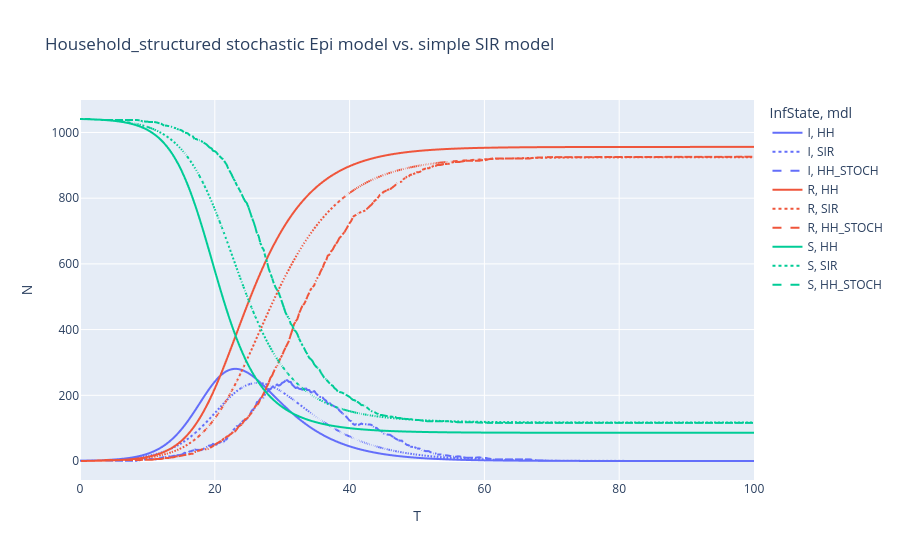

Notebook source saved alongside this figure:
### Markdown cell above
Now look at the results of this run, including the epidemic curve compared to the non-stochastic version and the distribution of attack rate.

### Code cell
hh_res_stoch = hh_mdl_vec._covnert_list_of_arrays_to_df(hh_mdl_vec._full_epi_list)
hh_res_stoch = hh_res_stoch.groupby(["InfState","T"]).sum().reset_index()
hh_res_stoch["mdl"] = "HH_STOCH"

all_res = pd.concat([all_res, hh_res_stoch])

epi_fig_stoch = px.line(all_res, x="T", y="N", color="InfState",line_dash="mdl", title="Household_structured stochastic Epi model vs. simple SIR model")
epi_fig_stoch.show()

### Figure 1 — Plotly figure (JSON) as saved in the notebook; plotly's stock layout.template omitted (floating-point values rounded to 4 significant figures; data arrays with more than 128 entries replaced by an {"elided": "..."} marker saying what was removed)
{"data": [{"hovertemplate": "InfState=I<br>mdl=HH<br>T=%{x}<br>N=%{y}<extra></extra>", "legendgroup": "I, HH", "line": {"color": "#636efa", "dash": "solid"}, "marker": {"symbol": "circle"}, "mode": "lines", "name": "I, HH", "showlegend": true, "type": "scattergl", "x": {"elided": "401 float values"}, "xaxis": "x", "y": {"elided": "401 float values"}, "yaxis": "y"}, {"hovertemplate": "InfState=I<br>mdl=SIR<br>T=%{x}<br>N=%{y}<extra></extra>", "legendgroup": "I, SIR", "line": {"color": "#636efa", "dash": "dot"}, "marker": {"symbol": "circle"}, "mode": "lines", "name": "I, SIR", "showlegend": true, "type": "scattergl", "x": {"elided": "401 float values"}, "xaxis": "x", "y": {"elided": "401 float values"}, "yaxis": "y"}, {"hovertemplate": "InfState=I<br>mdl=HH_STOCH<br>T=%{x}<br>N=%{y}<extra></extra>", "legendgroup": "I, HH_STOCH", "line": {"color": "#636efa", "dash": "dash"}, "marker": {"symbol": "circle"}, "mode": "lines", "name": "I, HH_STOCH", "showlegend": true, "type": "scattergl", "x": {"elided": "285 float values"}, "xaxis": "x", "y": {"elided": "285 float values"}, "yaxis": "y"}, {"hovertemplate": "InfState=R<br>mdl=HH<br>T=%{x}<br>N=%{y}<extra></extra>", "legendgroup": "R, HH", "line": {"color": "#EF553B", "dash": "solid"}, "marker": {"symbol": "circle"}, "mode": "lines", "name": "R, HH", "showlegend": true, "type": "scattergl", "x": {"elided": "400 float values"}, "xaxis": "x", "y": {"elided": "400 float values"}, "yaxis": "y"}, {"hovertemplate": "InfState=R<br>mdl=SIR<br>T=%{x}<br>N=%{y}<extra></extra>", "legendgroup": "R, SIR", "line": {"color": "#EF553B", "dash": "dot"}, "marker": {"symbol": "circle"}, "mode": "lines", "name": "R, SIR", "showlegend": true, "type": "scattergl", "x": {"elided": "400 float values"}, "xaxis": "x", "y": {"elided": "400 float values"}, "yaxis": "y"}, {"hovertemplate": "InfState=R<br>mdl=HH_STOCH<br>T=%{x}<br>N=%{y}<extra></extra>", "legendgroup": "R, HH_STOCH", "line": {"color": "#EF553B", "dash": "dash"}, "marker": {"symbol": "circle"}, "mode": "lines", "name": "R, HH_STOCH", "showlegend": true, "type": "scattergl", "x": {"elided": "277 float values"}, "xaxis": "x", "y": {"elided": "277 float values"}, "yaxis": "y"}, {"hovertemplate": "InfState=S<br>mdl=HH<br>T=%{x}<br>N=%{y}<extra></extra>", "legendgroup": "S, HH", "line": {"color": "#00cc96", "dash": "solid"}, "marker": {"symbol": "circle"}, "mode": "lines", "name": "S, HH", "showlegend": true, "type": "scattergl", "x": {"elided": "401 float values"}, "xaxis": "x", "y": {"elided": "401 float values"}, "yaxis": "y"}, {"hovertemplate": "InfState=S<br>mdl=SIR<br>T=%{x}<br>N=%{y}<extra></extra>", "legendgroup": "S, SIR", "line": {"color": "#00cc96", "dash": "dot"}, "marker": {"symbol": "circle"}, "mode": "lines", "name": "S, SIR", "showlegend": true, "type": "scattergl", "x": {"elided": "401 float values"}, "xaxis": "x", "y": {"elided": "401 float values"}, "yaxis": "y"}, {"hovertemplate": "InfState=S<br>mdl=HH_STOCH<br>T=%{x}<br>N=%{y}<extra></extra>", "legendgroup": "S, HH_STOCH", "line": {"color": "#00cc96", "dash": "dash"}, "marker": {"symbol": "circle"}, "mode": "lines", "name": "S, HH_STOCH", "showlegend": true, "type": "scattergl", "x": {"elided": "286 float values"}, "xaxis": "x", "y": {"elided": "286 float values"}, "yaxis": "y"}], "layout": {"legend": {"title": {"text": "InfState, mdl"}, "tracegroupgap": 0}, "title": {"text": "Household_structured stochastic Epi model vs. simple SIR model"}, "xaxis": {"anchor": "y", "domain": [0, 1], "title": {"text": "T"}}, "yaxis": {"anchor": "x", "domain": [0, 1], "title": {"text": "N"}}}}
